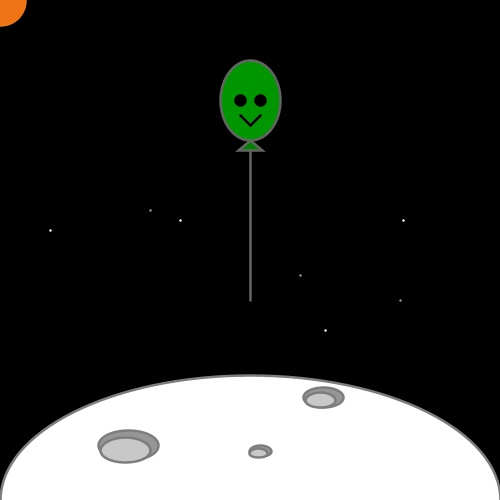
Frame 1 (no input)
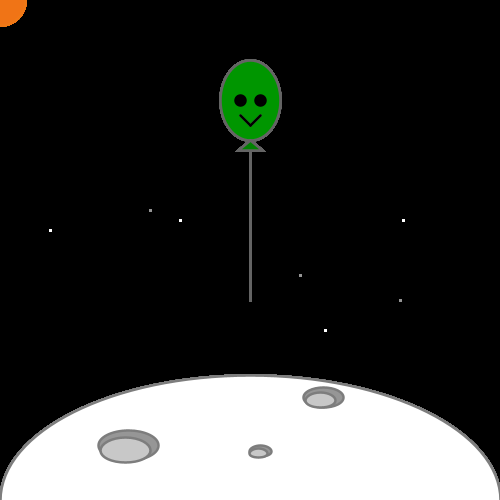
Frame 60 (the mouse pressed at the canvas centre just before this capture)
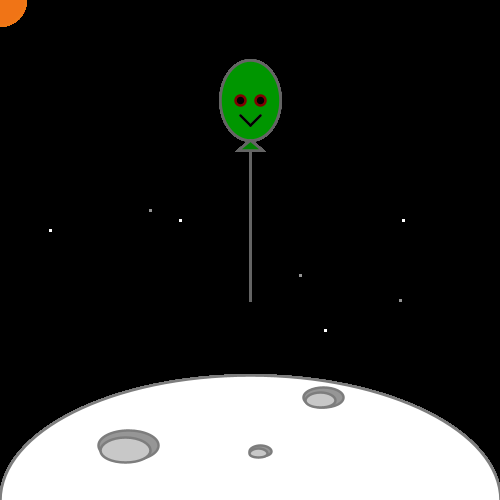
Frame 120 (the mouse held since frame 60 and released just before this capture)

The Processing sketch that drew these frames (run headless with seeded random() and noise(); from frame 60 on, the mouse is pressed at the canvas centre):

// Processing sketch: processing_132051
// ── processing_132051.pde

//Second sketch of character for Interactive Digital Media

/*You can now make his eyes shift from black to red (and vice versa),
and you can click right mouse button to make a white star
or left mouse button to make a gray star*/

void setup() {
  size(500,500);
  background(0);
  strokeWeight(2.5);
}
  
void draw() {
 fill(0,150,0);
 stroke(100);
 smooth();
 ellipse(250,100,60,80);//head
 line(240,115,250,125);//left mouth
 line(250,125,260,115);//right mouth
 line(250,140,250,300);//string
 fill(0,130,0);
 triangle(250,140,238,150,262,150);//tie
 fill(255);
 stroke(0);
 line(240,115,250,125);//left mouth
 line(250,125,260,115);//right mouth
 
 float x1 = map(mouseX,10,490,0,255);
 stroke(x1,0,0);
 fill(0);
 ellipse(240,100,10,10);//left eye
 ellipse(260,100,10,10);//right eye
 noStroke();
 noFill();
 
 stroke(125);
 fill(255);
 ellipse(250,500,500,250);//moon
 stroke(125);
 fill(150);
 ellipse(128,445,60,30);//L dark shadow
 fill(200);
 ellipse(125,450,50,25);//L light shadow
 
 fill(150);
 ellipse(323,397,40,20);//R dark shadow
 ellipse(260,451,22,11);//mouth dark
 fill(200);
 ellipse(320,400,30,15);//R light shadow
 ellipse(258,453,18,9);//mouth light
 
 stroke(255);
 point(50,230);//1st star
 point(180,220);//3
 point(325,330);//5
 point(403,220);//7
 stroke(150);
 point(150,210);//2
 point(300,275);//4
 point(400,300);//6

 fill(240,116,22);
 stroke(240,120,22);
 ellipse(0,0,50,50);//sun
}
 
 void mousePressed() {
  if(mouseButton == LEFT) {
    stroke(255);
    point(mouseX,mouseY);
  } else if (mouseButton == RIGHT) {
    stroke(150);
    point(mouseX,mouseY);
  }
}
